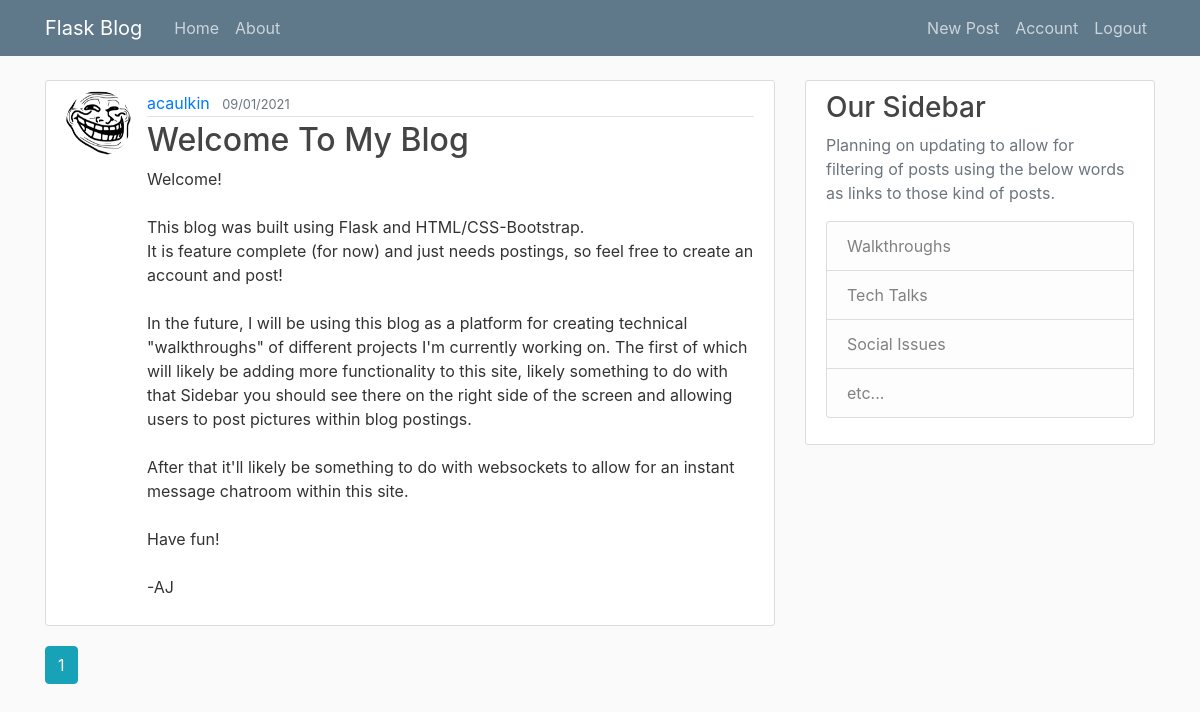
Screenshot of /home (signed in) with the database file from the repository.
### flaskblog/models.py (models this page shows, shortened)
class Post(db.Model):
    id = db.Column(db.Integer, primary_key = True)
    title = db.Column(db.String(100), nullable = False)
    date_posted = db.Column(db.DateTime, nullable = False, default = datetime.utcnow)
    content = db.Column(db.Text, nullable = False)
    user_id = db.Column(db.Integer, db.ForeignKey('user.id'), nullable = False)

class User(db.Model, UserMixin):
    id = db.Column(db.Integer, primary_key = True)
    username = db.Column(db.String(20), unique = True, nullable = False)
    email = db.Column(db.String(120), unique = True, nullable = False)
    image_file = db.Column(db.String(20), nullable = False, default = 'default.jpg')
    password =  db.Column(db.String(60), nullable = False)
    posts = db.relationship('Post', backref = 'author', lazy = True)

### flaskblog/main/routes.py (the view)
@main.route('/')
@main.route('/home')
def home():
    page = request.args.get('page', 1, type=int)
    posts = Post.query.order_by(Post.date_posted.desc()).paginate(page=page, per_page=5)
    return render_template('home.html', posts=posts, title='Home')

### flaskblog/models.py (called while the page is built)
@login_manager.user_loader
def load_user(user_id):
    return User.query.get(int(user_id))

### flaskblog/templates/home.html
{% extends "layout.html" %}
{% block content %}
    {% for post in posts.items %}
    <article class="media content-section">
      <img class="rounded-circle article-img" src="{{ url_for('static', filename='profile_pics/' + post.author.image_file) }}">
        <div class="media-body">
          <div class="article-metadata">
            <a class="mr-2" href="{{ url_for('users.user_posts', username=post.author.username) }}">{{ post.author.username }}</a>
            <small class="text-muted">{{ post.date_posted.strftime('%d/%m/%Y') }}</small>
          </div>
          <h2><a class="article-title" href="{{ url_for('posts.post', post_id=post.id) }}">{{ post.title }}</a></h2>
          <p class="article-content">{{ post.content }}</p>
        </div>
      </article>
    {% endfor %}
    {% for page_num in posts.iter_pages(left_edge=1, right_edge=1, left_current=1, right_current=2) %}
      {% if page_num %}
        {% if posts.page == page_num %}
          <a class="btn btn-info mb-4" href="{{ url_for('main.home', page=page_num) }}">{{ page_num }}</a>
        {% else %}
          <a class="btn btn-outline-info mb-4" href="{{ url_for('main.home', page=page_num) }}">{{ page_num }}</a>
        {% endif %}
      {% else %}
        ...
      {% endif %}
    {% endfor %}
{% endblock content%}

### flaskblog/static/main.css (style rules this page uses)
body { background: #fafafa; color: #333333; margin-top: 5rem; }
h1, h2, h3, h4, h5, h6 { color: #444444; }
.content-section { background: #ffffff; padding: 10px 20px; border: 1px solid #dddddd; border-radius: 3px; margin-bottom: 20px; }
.article-title { color: #444444; }
.article-content { white-space: pre-line; }
.article-img { height: 65px; width: 65px; margin-right: 16px; }
.article-metadata { padding-bottom: 1px; margin-bottom: 4px; border-bottom: 1px solid #e3e3e3 }

### rows the page displays
Post: image_file (picture), author.username "acaulkin", date_posted "09/01/2021", title "Welcome To My Blog", content "Welcome! This blog was built using Flask and HTML/CSS-Bootstrap. It is feature complete (for now) and just needs postings, so feel free to create an account and post! In the future, I will be using this blog as a platform for creating technical \"walkthroughs\" of different projects I'm currently working on. The first of which will likely be adding more functionality to this site, likely something to do with that Sidebar you should see there on the right side of the screen and allowing users to post pictures within blog postings. After that it'll likely be something to do with websockets to allow for an instant message chatroom within this site. Have fun! -AJ"

### other values shown
{{ page_num }} "1"
